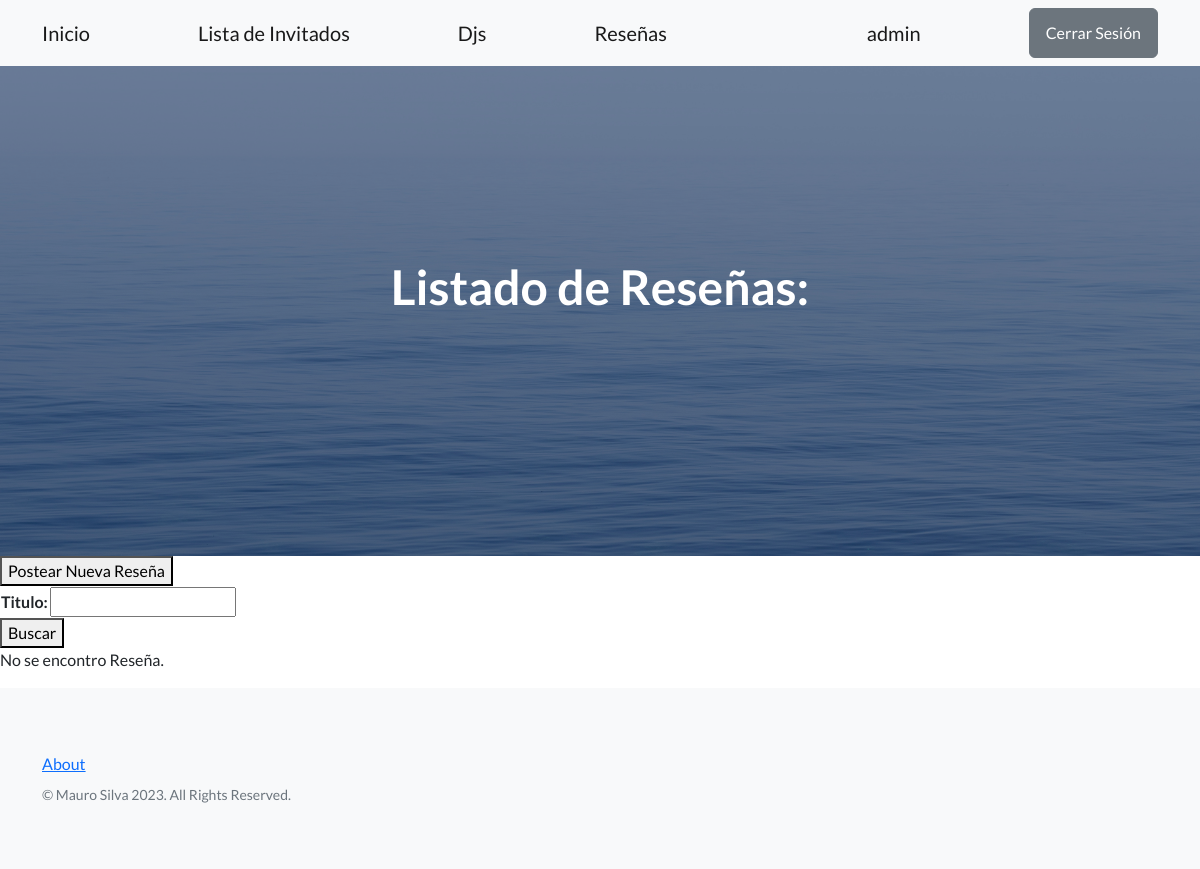
/usuario/resenias (signed in), run on an earlier commit of the app's database.
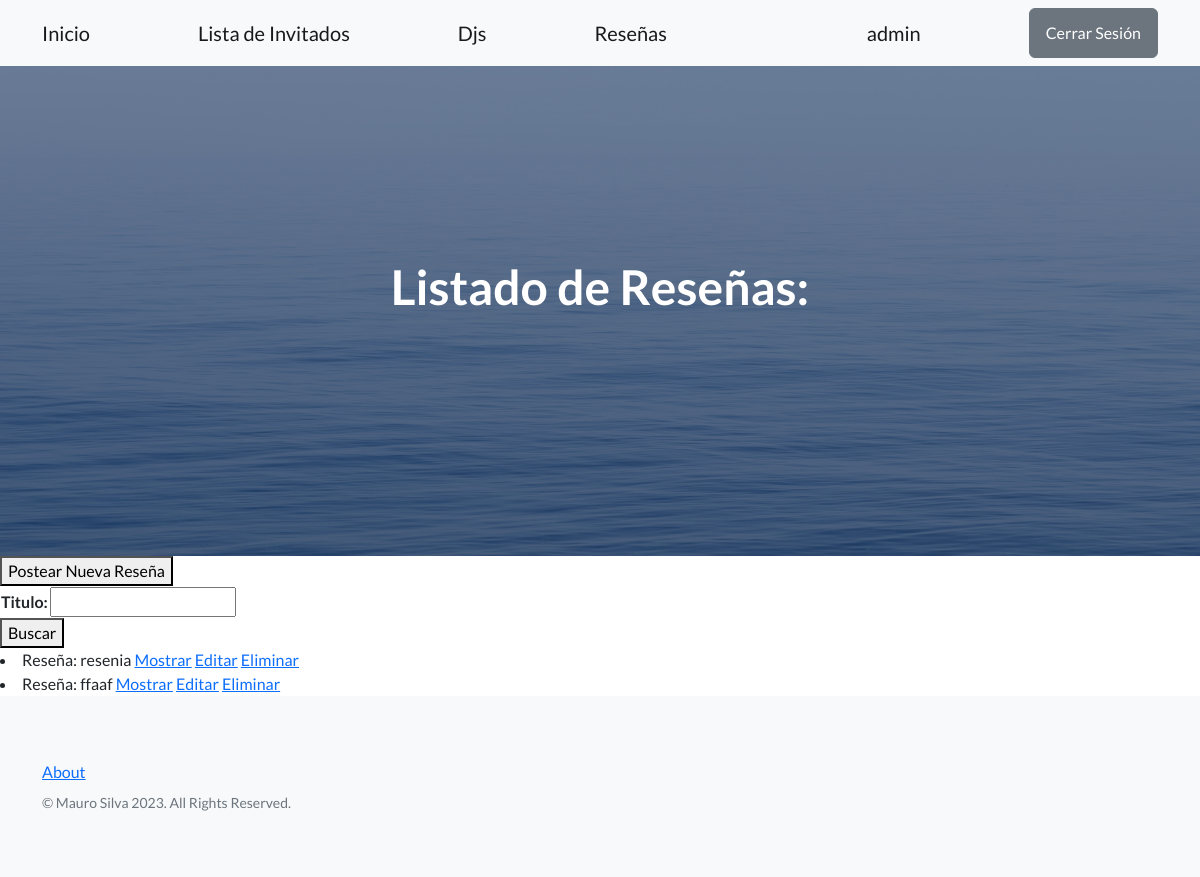
And on a later commit of the database.
### usuario/models.py (models this page shows)
class Resenia(models.Model):
    titulo = models.CharField(max_length=20)
    subtitulo = models.CharField(max_length=20)
    contenido = RichTextField(null=True, blank=True)
    autor = models.CharField(max_length=20)
    fecha_de_creacion = models.DateField(null=True)
    def __str__(self):
        return f'Reseña: {self.titulo}'

### usuario/views.py (the view)
# urls.py: path('resenias', views.listar_resenias, name = 'resenias'),
def listar_resenias(request):
    formulario = BuscarResenia(request.GET)
    if formulario.is_valid():
        titulo_a_buscar = formulario.cleaned_data.get('titulo', '')
        resenias = Resenia.objects.filter(titulo__icontains=titulo_a_buscar)
    formulario = BuscarResenia()
    return render(request, 'usuario/resenias.html', {'formulario':formulario, 'resenias':resenias})

### usuario/form.py
class BuscarResenia(forms.Form):
    titulo = forms.CharField(max_length=20, required=False)

### usuario/templates/usuario/resenias.html (shortened to what this page needs)
{% extends 'base.html' %}
{% block mensaje_inicio %}
Listado de Reseñas:
{% endblock mensaje_inicio %}
{% block contenido %}
<button><a class='navbar-brand' href= {% url 'usuario:postear' %}>Postear Nueva Reseña</a></button>
<form action={% url 'usuario:resenias' %} method='get'>
    <table>
        {{formulario}}
    </table>
    <button>Buscar</button>
</form>
{% if resenias %}
{% for resenia in resenias %}
<li>
    {{resenia}}
    <a href={% url 'usuario:mostrar_resenia' resenia.id %}>Mostrar</a>
    <a href={% url 'usuario:editar_resenia' resenia.id %}>Editar</a>
    <a href={% url 'usuario:eliminar_resenia' resenia.id %}>Eliminar</a>
</li>
{% endfor %}
{% else %}
<p>No se encontro Reseña.</p>
{% endif %}
{% endblock contenido %}

What changed in the data, as far as the page shows it:
added Resenia: titulo "Reseña: resenia"
added Resenia: titulo "Reseña: ffaaf"
Also different on the page:
text no longer shown: "No se encontro Reseña."
